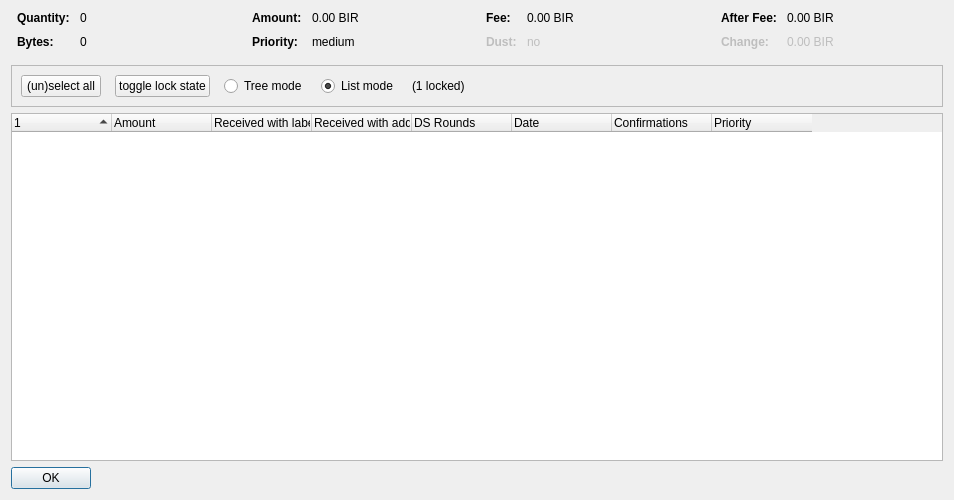
<?xml version="1.0" encoding="UTF-8"?>
<ui version="4.0">
 <class>CoinControlDialog</class>
 <widget class="QDialog" name="CoinControlDialog">
  <property name="geometry">
   <rect>
    <x>0</x>
    <y>0</y>
    <width>954</width>
    <height>500</height>
   </rect>
  </property>
  <property name="windowTitle">
   <string>Coin Selection</string>
  </property>
  <layout class="QVBoxLayout" name="verticalLayout">
   <item>
    <layout class="QHBoxLayout" name="horizontalLayoutTop" stretch="0,0,0,0">
     <property name="topMargin">
      <number>0</number>
     </property>
     <property name="bottomMargin">
      <number>10</number>
     </property>
     <item>
      <layout class="QFormLayout" name="formLayoutCoinControl1">
       <property name="horizontalSpacing">
        <number>10</number>
       </property>
       <property name="verticalSpacing">
        <number>10</number>
       </property>
       <property name="leftMargin">
        <number>6</number>
       </property>
       <property name="rightMargin">
        <number>6</number>
       </property>
       <item row="0" column="0">
        <widget class="QLabel" name="labelCoinControlQuantityText">
         <property name="font">
          <font>
           <weight>75</weight>
           <bold>true</bold>
          </font>
         </property>
         <property name="text">
          <string>Quantity:</string>
         </property>
        </widget>
       </item>
       <item row="0" column="1">
        <widget class="QLabel" name="labelCoinControlQuantity">
         <property name="cursor">
          <cursorShape>IBeamCursor</cursorShape>
         </property>
         <property name="contextMenuPolicy">
          <enum>Qt::ActionsContextMenu</enum>
         </property>
         <property name="text">
          <string notr="true">0</string>
         </property>
         <property name="textInteractionFlags">
          <set>Qt::LinksAccessibleByMouse|Qt::TextSelectableByKeyboard|Qt::TextSelectableByMouse</set>
         </property>
        </widget>
       </item>
       <item row="1" column="0">
        <widget class="QLabel" name="labelCoinControlBytesText">
         <property name="font">
          <font>
           <weight>75</weight>
           <bold>true</bold>
          </font>
         </property>
         <property name="text">
          <string>Bytes:</string>
         </property>
        </widget>
       </item>
       <item row="1" column="1">
        <widget class="QLabel" name="labelCoinControlBytes">
         <property name="cursor">
          <cursorShape>IBeamCursor</cursorShape>
         </property>
         <property name="contextMenuPolicy">
          <enum>Qt::ActionsContextMenu</enum>
         </property>
         <property name="text">
          <string notr="true">0</string>
         </property>
         <property name="textInteractionFlags">
          <set>Qt::LinksAccessibleByMouse|Qt::TextSelectableByKeyboard|Qt::TextSelectableByMouse</set>
         </property>
        </widget>
       </item>
      </layout>
     </item>
     <item>
      <layout class="QFormLayout" name="formLayoutCoinControl2">
       <property name="horizontalSpacing">
        <number>10</number>
       </property>
       <property name="verticalSpacing">
        <number>10</number>
       </property>
       <property name="leftMargin">
        <number>6</number>
       </property>
       <property name="rightMargin">
        <number>6</number>
       </property>
       <item row="0" column="0">
        <widget class="QLabel" name="labelCoinControlAmountText">
         <property name="font">
          <font>
           <weight>75</weight>
           <bold>true</bold>
          </font>
         </property>
         <property name="text">
          <string>Amount:</string>
         </property>
        </widget>
       </item>
       <item row="0" column="1">
        <widget class="QLabel" name="labelCoinControlAmount">
         <property name="cursor">
          <cursorShape>IBeamCursor</cursorShape>
         </property>
         <property name="contextMenuPolicy">
          <enum>Qt::ActionsContextMenu</enum>
         </property>
         <property name="text">
          <string notr="true">0.00 BIR</string>
         </property>
         <property name="textInteractionFlags">
          <set>Qt::LinksAccessibleByMouse|Qt::TextSelectableByKeyboard|Qt::TextSelectableByMouse</set>
         </property>
        </widget>
       </item>
       <item row="1" column="0">
        <widget class="QLabel" name="labelCoinControlPriorityText">
         <property name="font">
          <font>
           <weight>75</weight>
           <bold>true</bold>
          </font>
         </property>
         <property name="text">
          <string>Priority:</string>
         </property>
        </widget>
       </item>
       <item row="1" column="1">
        <widget class="QLabel" name="labelCoinControlPriority">
         <property name="cursor">
          <cursorShape>IBeamCursor</cursorShape>
         </property>
         <property name="contextMenuPolicy">
          <enum>Qt::ActionsContextMenu</enum>
         </property>
         <property name="text">
          <string>medium</string>
         </property>
         <property name="textInteractionFlags">
          <set>Qt::LinksAccessibleByMouse|Qt::TextSelectableByKeyboard|Qt::TextSelectableByMouse</set>
         </property>
        </widget>
       </item>
      </layout>
     </item>
     <item>
      <layout class="QFormLayout" name="formLayoutCoinControl3">
       <property name="horizontalSpacing">
        <number>10</number>
       </property>
       <property name="verticalSpacing">
        <number>10</number>
       </property>
       <property name="leftMargin">
        <number>6</number>
       </property>
       <property name="rightMargin">
        <number>6</number>
       </property>
       <item row="0" column="0">
        <widget class="QLabel" name="labelCoinControlFeeText">
         <property name="font">
          <font>
           <weight>75</weight>
           <bold>true</bold>
          </font>
         </property>
         <property name="text">
          <string>Fee:</string>
         </property>
        </widget>
       </item>
       <item row="0" column="1">
        <widget class="QLabel" name="labelCoinControlFee">
         <property name="cursor">
          <cursorShape>IBeamCursor</cursorShape>
         </property>
         <property name="contextMenuPolicy">
          <enum>Qt::ActionsContextMenu</enum>
         </property>
         <property name="text">
          <string notr="true">0.00 BIR</string>
         </property>
         <property name="textInteractionFlags">
          <set>Qt::LinksAccessibleByMouse|Qt::TextSelectableByKeyboard|Qt::TextSelectableByMouse</set>
         </property>
        </widget>
       </item>
       <item row="1" column="0">
        <widget class="QLabel" name="labelCoinControlLowOutputText">
         <property name="enabled">
          <bool>false</bool>
         </property>
         <property name="font">
          <font>
           <weight>75</weight>
           <bold>true</bold>
          </font>
         </property>
         <property name="text">
          <string>Dust:</string>
         </property>
        </widget>
       </item>
       <item row="1" column="1">
        <widget class="QLabel" name="labelCoinControlLowOutput">
         <property name="enabled">
          <bool>false</bool>
         </property>
         <property name="cursor">
          <cursorShape>IBeamCursor</cursorShape>
         </property>
         <property name="contextMenuPolicy">
          <enum>Qt::ActionsContextMenu</enum>
         </property>
         <property name="text">
          <string>no</string>
         </property>
         <property name="textInteractionFlags">
          <set>Qt::LinksAccessibleByMouse|Qt::TextSelectableByKeyboard|Qt::TextSelectableByMouse</set>
         </property>
        </widget>
       </item>
      </layout>
     </item>
     <item>
      <layout class="QFormLayout" name="formLayoutCoinControl4">
       <property name="horizontalSpacing">
        <number>10</number>
       </property>
       <property name="verticalSpacing">
        <number>10</number>
       </property>
       <property name="leftMargin">
        <number>6</number>
       </property>
       <property name="rightMargin">
        <number>6</number>
       </property>
       <item row="0" column="0">
        <widget class="QLabel" name="labelCoinControlAfterFeeText">
         <property name="font">
          <font>
           <weight>75</weight>
           <bold>true</bold>
          </font>
         </property>
         <property name="text">
          <string>After Fee:</string>
         </property>
        </widget>
       </item>
       <item row="0" column="1">
        <widget class="QLabel" name="labelCoinControlAfterFee">
         <property name="cursor">
          <cursorShape>IBeamCursor</cursorShape>
         </property>
         <property name="contextMenuPolicy">
          <enum>Qt::ActionsContextMenu</enum>
         </property>
         <property name="text">
          <string notr="true">0.00 BIR</string>
         </property>
         <property name="textInteractionFlags">
          <set>Qt::LinksAccessibleByMouse|Qt::TextSelectableByKeyboard|Qt::TextSelectableByMouse</set>
         </property>
        </widget>
       </item>
       <item row="1" column="0">
        <widget class="QLabel" name="labelCoinControlChangeText">
         <property name="enabled">
          <bool>false</bool>
         </property>
         <property name="font">
          <font>
           <weight>75</weight>
           <bold>true</bold>
          </font>
         </property>
         <property name="text">
          <string>Change:</string>
         </property>
        </widget>
       </item>
       <item row="1" column="1">
        <widget class="QLabel" name="labelCoinControlChange">
         <property name="enabled">
          <bool>false</bool>
         </property>
         <property name="cursor">
          <cursorShape>IBeamCursor</cursorShape>
         </property>
         <property name="contextMenuPolicy">
          <enum>Qt::ActionsContextMenu</enum>
         </property>
         <property name="text">
          <string notr="true">0.00 BIR</string>
         </property>
         <property name="textInteractionFlags">
          <set>Qt::LinksAccessibleByMouse|Qt::TextSelectableByKeyboard|Qt::TextSelectableByMouse</set>
         </property>
        </widget>
       </item>
      </layout>
     </item>
    </layout>
   </item>
   <item>
    <widget class="QFrame" name="frame">
     <property name="minimumSize">
      <size>
       <width>0</width>
       <height>40</height>
      </size>
     </property>
     <property name="frameShape">
      <enum>QFrame::StyledPanel</enum>
     </property>
     <property name="frameShadow">
      <enum>QFrame::Sunken</enum>
     </property>
     <layout class="QHBoxLayout" name="horizontalLayout">
      <item>
       <layout class="QHBoxLayout" name="horizontalLayoutPanel" stretch="0,0,0,0,0,0">
        <property name="spacing">
         <number>14</number>
        </property>
        <item>
         <widget class="QPushButton" name="pushButtonSelectAll">
          <property name="sizePolicy">
           <sizepolicy hsizetype="Maximum" vsizetype="Fixed">
            <horstretch>0</horstretch>
            <verstretch>0</verstretch>
           </sizepolicy>
          </property>
          <property name="text">
           <string>(un)select all</string>
          </property>
          <property name="autoDefault">
           <bool>false</bool>
          </property>
         </widget>
        </item>
        <item>
         <widget class="QPushButton" name="pushButtonToggleLock">
          <property name="sizePolicy">
           <sizepolicy hsizetype="Maximum" vsizetype="Fixed">
            <horstretch>0</horstretch>
            <verstretch>0</verstretch>
           </sizepolicy>
          </property>
          <property name="text">
           <string>toggle lock state</string>
          </property>
          <property name="autoDefault">
           <bool>false</bool>
          </property>
         </widget>
        </item>
        <item>
         <widget class="QRadioButton" name="radioTreeMode">
          <property name="sizePolicy">
           <sizepolicy hsizetype="Maximum" vsizetype="Fixed">
            <horstretch>0</horstretch>
            <verstretch>0</verstretch>
           </sizepolicy>
          </property>
          <property name="text">
           <string>Tree mode</string>
          </property>
         </widget>
        </item>
        <item>
         <widget class="QRadioButton" name="radioListMode">
          <property name="sizePolicy">
           <sizepolicy hsizetype="Maximum" vsizetype="Fixed">
            <horstretch>0</horstretch>
            <verstretch>0</verstretch>
           </sizepolicy>
          </property>
          <property name="text">
           <string>List mode</string>
          </property>
          <property name="checked">
           <bool>true</bool>
          </property>
         </widget>
        </item>
        <item>
         <widget class="QLabel" name="labelLocked">
          <property name="text">
           <string>(1 locked)</string>
          </property>
         </widget>
        </item>
        <item>
         <spacer name="horizontalSpacer">
          <property name="orientation">
           <enum>Qt::Horizontal</enum>
          </property>
          <property name="sizeHint" stdset="0">
           <size>
            <width>40</width>
            <height>20</height>
           </size>
          </property>
         </spacer>
        </item>
       </layout>
      </item>
     </layout>
    </widget>
   </item>
   <item>
    <widget class="CoinControlTreeWidget" name="treeWidget">
     <property name="contextMenuPolicy">
      <enum>Qt::CustomContextMenu</enum>
     </property>
     <property name="sortingEnabled">
      <bool>false</bool>
     </property>
     <property name="columnCount">
      <number>8</number>
     </property>
     <attribute name="headerShowSortIndicator" stdset="0">
      <bool>true</bool>
     </attribute>
     <attribute name="headerStretchLastSection">
      <bool>false</bool>
     </attribute>
     <column>
      <property name="text">
       <string/>
      </property>
     </column>
     <column>
      <property name="text">
       <string>Amount</string>
      </property>
     </column>
     <column>
      <property name="text">
       <string>Received with label</string>
      </property>
     </column>
     <column>
      <property name="text">
       <string>Received with address</string>
      </property>
     </column>
     <column>
      <property name="text">
       <string>DS Rounds</string>
      </property>
     </column>
     <column>
      <property name="text">
       <string>Date</string>
      </property>
     </column>
     <column>
      <property name="text">
       <string>Confirmations</string>
      </property>
      <property name="toolTip">
       <string>Confirmed</string>
      </property>
     </column>
     <column>
      <property name="text">
       <string>Priority</string>
      </property>
     </column>
    </widget>
   </item>
   <item>
    <widget class="QDialogButtonBox" name="buttonBox">
     <property name="sizePolicy">
      <sizepolicy hsizetype="Maximum" vsizetype="Fixed">
       <horstretch>0</horstretch>
       <verstretch>0</verstretch>
      </sizepolicy>
     </property>
     <property name="orientation">
      <enum>Qt::Horizontal</enum>
     </property>
     <property name="standardButtons">
      <set>QDialogButtonBox::Ok</set>
     </property>
    </widget>
   </item>
  </layout>
 </widget>
 <customwidgets>
  <customwidget>
   <class>CoinControlTreeWidget</class>
   <extends>QTreeWidget</extends>
   <header>coincontroltreewidget.h</header>
  </customwidget>
 </customwidgets>
 <resources/>
 <connections/>
</ui>
